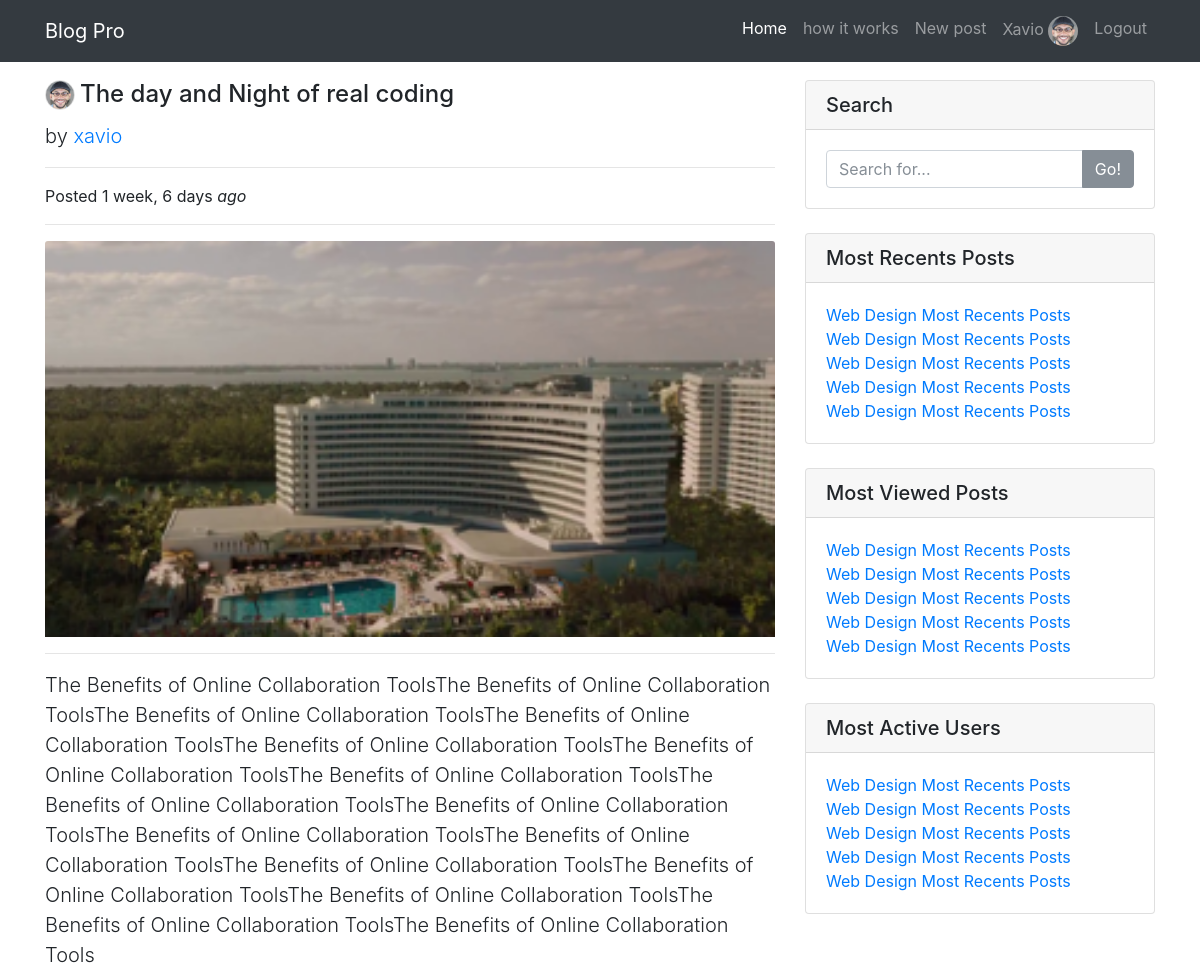
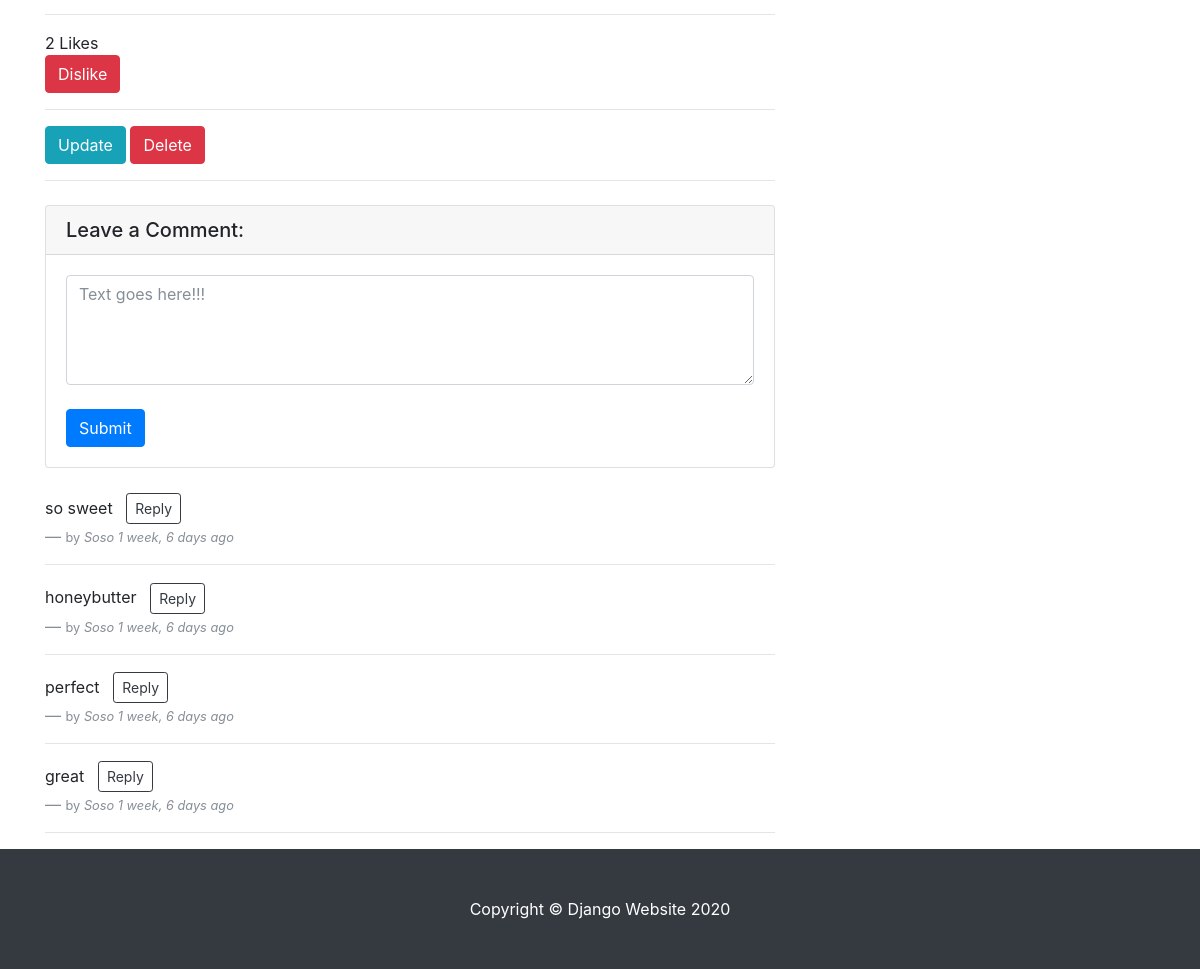
Screenshot of /detail/24/ (signed in) with the database file from the repository (2 pictures, top to bottom).
### users/models.py (models this page shows, shortened)
class Profile(models.Model):
    user = models.OneToOneField(User, on_delete=models.CASCADE)
    image = models.ImageField(default='profile_pics/default.JPG', upload_to='profile_pics')

### blog_app/models.py (models this page shows, shortened)
class Post(models.Model):
	objects = models.Manager()      #Our default Manager
	published = PublishedManager()  #Our Custom Model Manager
	STATUS_CHOICES={
     ('draft','Draft'),
     ('published','Published'),
    }
	title = models.CharField(max_length=100)
	content = models.TextField()
	author = models.ForeignKey(User,null=True, blank=True, on_delete=models.CASCADE)
	date_posted = models.DateTimeField(default=timezone.now)
	status =models.CharField(max_length=10,choices=STATUS_CHOICES,default='published')
	image = models.ImageField(null=True, blank=True)
	likes =  models.ManyToManyField(User, related_name='likes', blank=True)
	favourite = models.ManyToManyField(User, related_name='favourite', blank=True)
	def total_likes(self):
		return self.likes.count()
	@property
	def imageURL(self):
		try:
			url = self.image.url
		except:
			url = ''
		return url

class Comment(models.Model):
    post = models.ForeignKey(Post,related_name="comments", on_delete=models.CASCADE)
    user = models.ForeignKey(User,null=True, blank=True,on_delete=models.CASCADE)
    body = models.TextField(max_length=160)
    date_added = models.DateTimeField(auto_now_add=True)
    reply = models.ForeignKey('Comment', null=True, related_name="replies", on_delete=models.CASCADE)

### blog_app/views.py (the view)
# urls.py: path('detail/<int:pk>/', views.post_detail, name='post-detail'),
def post_detail(request,pk):
    post= get_object_or_404(Post,pk=pk)
    comments = Comment.objects.filter(post=post, reply=None).order_by('-id')
    is_liked = False
    is_favourite = False
    if post.likes.filter(id=request.user.id).exists():
        is_liked = True
    if post.favourite.filter(id=request.user.id).exists():
        is_favourite = True
    if request.method == 'POST':
        comment_form = CommentForm(request.POST or None)
        if comment_form.is_valid():
            body = request.POST.get('body')
            reply_id = request.POST.get('comment_id')
            comment_qs = None
            if reply_id:
                comment_qs = Comment.objects.get(id=reply_id)
            comment = Comment.objects.create(post=post, user=request.user, body=body, reply=comment_qs)
            comment.save()
            return HttpResponseRedirect(post.get_absolute_url())
    else:
         comment_form= CommentForm()
    context = {
        'post': post,
        'is_liked': is_liked,
        'is_favourite': is_favourite,
        'total_likes': post.total_likes(),
        'comments': comments,
        'comment_form': comment_form,
    }
    if request.is_ajax():
        html = render_to_string('blog_app/comments.html', context, request=request)
        return JsonResponse({'form': html})
    return render(request, 'blog_app/post_detail.html', context)

### blog_app/forms.py
class CommentForm(forms.ModelForm):
    body = forms.CharField(label="", widget=forms.Textarea(attrs={'class': 'form-control', 'placeholder': 'Text goes here!!!', 'rows':'4', 'cols':'50'}))
    class Meta:
        model = Comment
        fields = ('body',)

### blog_app/templates/blog_app/post_detail.html
{% extends 'blog_app/main.html' %}
{% load static %}
{% block content %}
<div class="col-lg-8">
  <br>
  <img class="img-circle" src="{{ post.author.profile.image.url }}">
  <h4 class="card-title">{{ post.title }}</h4>
  <p class="lead">
    by
    <a href="{% url 'user-posts' post.author.username %}">{{ post.author }}</a>
  </p>
  <hr>
  <p>Posted  {{ post.date_posted|timesince }} <i>ago</i></p>
  <hr>
  <img class="card-img-top" src="{{post.imageURL}}" alt="Card image cap">
  <hr>
  <p class="lead">{{ post.content }}</p>
  <hr>
<div id="like-section">
  {% include 'blog_app/like_section.html' %}
</div>
<hr>
  {% if post.author == user %}
  <a href="{% url 'post-update' post.id %}" class="btn btn-info">Update</a>
  <a href="{% url 'post-delete' post.id %}" class="btn btn-danger">Delete</a>
  {% endif %}
  <hr>
  <div class="main-comment-section">
    {% include 'blog_app/comments.html' %}
  </div>
</div>
        <div class="col-md-4">
          <div class="card my-4">
            <h5 class="card-header">Search</h5>
            <div class="card-body">
              <div class="input-group">
                <input type="text" class="form-control" placeholder="Search for...">
                <span class="input-group-btn">
                  <button class="btn btn-secondary" type="button">Go!</button>
                </span>
              </div>
            </div>
          </div>
          <div class="card my-4">
            <h5 class="card-header">Most Recents Posts</h5>
            <div class="card-body">
              <div class="row">
                <div class="col-lg-12">
                  <ul class="list-unstyled mb-0">
                    <li>
                      <a href="#">Web Design Most Recents Posts</a>
                    </li>
                    <li>
                      <a href="#">Web Design Most Recents Posts</a>
                    </li>
                    <li>
                      <a href="#">Web Design Most Recents Posts</a>
                    </li>
                    <li>
                      <a href="#">Web Design Most Recents Posts</a>
                    </li>
                    <li>
                      <a href="#">Web Design Most Recents Posts</a>
                    </li>
                  </ul>
                </div>
              </div>
            </div>
          </div>
           <div class="card my-4">
            <h5 class="card-header">Most Viewed Posts</h5>
            <div class="card-body">
              <div class="row">
                <div class="col-lg-12">
                  <ul class="list-unstyled mb-0">
                    <li>
                      <a href="#">Web Design Most Recents Posts</a>
                    </li>
                    <li>
                      <a href="#">Web Design Most Recents Posts</a>
                    </li>
                    <li>
                      <a href="#">Web Design Most Recents Posts</a>
                    </li>
                    <li>
                      <a href="#">Web Design Most Recents Posts</a>
                    </li>
                    <li>
                      <a href="#">Web Design Most Recents Posts</a>
                    </li>
                  </ul>
                </div>
              </div>
            </div>
          </div>
              <div class="card my-4">
                <h5 class="card-header">Most Active Users</h5>
                <div class="card-body">
                  <div class="row">
                    <div class="col-lg-12">
                      <ul class="list-unstyled mb-0">
                        <li>
                          <a href="#">Web Design Most Recents Posts</a>
                        </li>
                        <li>
                          <a href="#">Web Design Most Recents Posts</a>
                        </li>
                        <li>
                          <a href="#">Web Design Most Recents Posts</a>
                        </li>
                        <li>
                          <a href="#">Web Design Most Recents Posts</a>
                        </li>
                        <li>
                          <a href="#">Web Design Most Recents Posts</a>
                        </li>
                      </ul>
                    </div>
                  </div>
                </div>
              </div>
        </div>
  {% endblock content %}

### blog_app/templates/blog_app/navbar.html (shortened to what this page needs)
<nav class="navbar navbar-expand-lg navbar-dark bg-dark fixed-top">
    <div class="container">
      <a class="navbar-brand" href="{% url 'home' %}">Blog Pro</a>
      <div class="collapse navbar-collapse" id="navbarResponsive">
        <ul class="navbar-nav ml-auto">
          <li class="nav-item active">
            <a class="nav-link" href="{% url 'home' %}">Home
            </a>
          </li>
          <li class="nav-item">
            <a class="nav-link" href="{% url 'how-it-works' %}">how it works</a>
          </li>
          {% if user.is_authenticated %}
          <li class="nav-item">
            <a class="nav-link" href="{% url 'new-post' %}">New post</a>
          </li>
          <li class="nav-item">
            <a class="nav-link" href="{% url 'profile' %}">{{ request.user|capfirst }}
                <img src="{{ request.user.profile.image.url }}" alt="" class="icon-circle">
            </a>
          </li>
          <li class="nav-item">
            <a class="nav-link" href="{% url 'logout' %}">Logout</a>
          </li>
          {% endif %}
        </ul>
      </div>
    </div>
  </nav>

### blog_app/templates/blog_app/comments.html (shortened to what this page needs)
{% if user.is_authenticated %}
<div class="card my-4" >
  <h5 class="card-header">Leave a Comment:</h5>
  <div class="card-body">
    <form method="post" class="comment-form" action=".">
          {{ comment_form }}
        <br/>
        <button type="submit" class="btn btn-primary">Submit</button>
      </form>
  </div>
</div>
{% else %}
<h5>Please to comment <a href="{% url 'login' %}"> Login</a></h5>
<hr>
{% endif %}
{% if not post.comments.all %}
<h5>No Comments yet....</h5><br/>
{% else %}
 {% for comment in comments %}
<blockquote class="blockquote">
 <p class="mb-0"><small>{{ comment.body }}</small>  <button type="button" name="button" class="reply-btn btn btn-outline-dark btn-sm ml-2">Reply</button></p>
  <footer class="blockquote-footer"><small>by <cite title="Source Title">{{ comment.user|capfirst }}</cite>  <i>{{ comment.date_added|timesince }} ago</i></small>
  </footer>
</blockquote>
<hr>
{% endfor %}
{% endif %}

### static/css/blog-home.css (style rules this page uses)
body { padding-top: 54px; }
@media (min-width: 992px) { body { padding-top: 56px; } }

### static/css/blog-post.css (style rules this page uses)
body { padding-top: 54px; }
@media (min-width: 992px) { body { padding-top: 56px; } }

### static/css/input.css (style rules this page uses)
.img-circle { max-width: 30px; max-height: 30px; border-radius: 50%; border: 1px solid #e1e1e1; }
.icon-circle { max-width: 30px; max-height: 30px; border-radius: 50%; }
.card-title { margin-top: -30px; margin-left: 35px; }

### rows the page displays
Post: author.profile.image (picture), title "The day and Night of real coding", author "xavio", date_posted "1 week, 6 days", imageURL (picture), content "The Benefits of Online Collaboration ToolsThe Benefits of Online Collaboration ToolsThe Benefits of Online Collaboration ToolsThe Benefits of Online Collaboration ToolsThe Benefits of Online Collaboration ToolsThe Benefits of Online Collaboration ToolsThe Benefits of Online Collaboration ToolsThe Benefits of Online Collaboration ToolsThe Benefits of Online Collaboration ToolsThe Benefits of Online Collaboration ToolsThe Benefits of Online Collaboration ToolsThe Benefits of Online Collaboration ToolsThe Benefits of Online Collaboration ToolsThe Benefits of Online Collaboration ToolsThe Benefits of Online Collaboration ToolsThe Benefits of Online Collaboration Tools"
Comment: body "so sweet", user "Soso", date_added "1 week, 6 days"
Comment: body "honeybutter", user "Soso", date_added "1 week, 6 days"
Comment: body "perfect", user "Soso", date_added "1 week, 6 days"
Comment: body "great", user "Soso", date_added "1 week, 6 days"

### other values shown
{{ request.user|capfirst }} "Xavio"
{{ total_likes }} "2"
